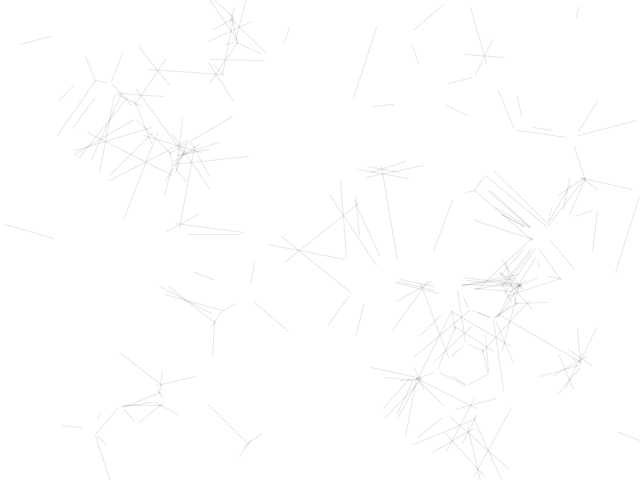
Frame 1 (no input)
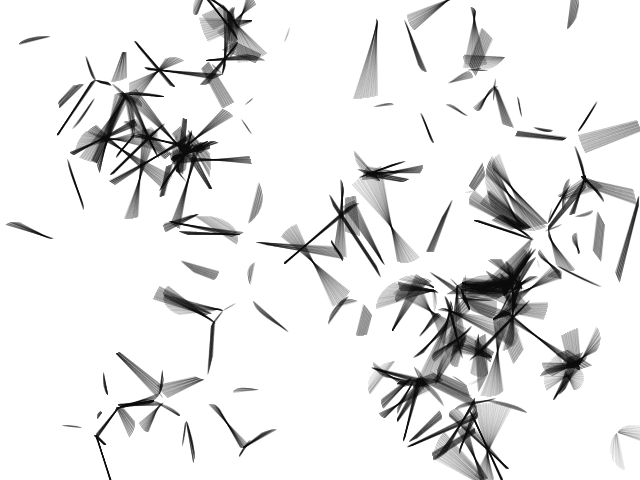
Frame 60 (the mouse pressed at the canvas centre just before this capture)
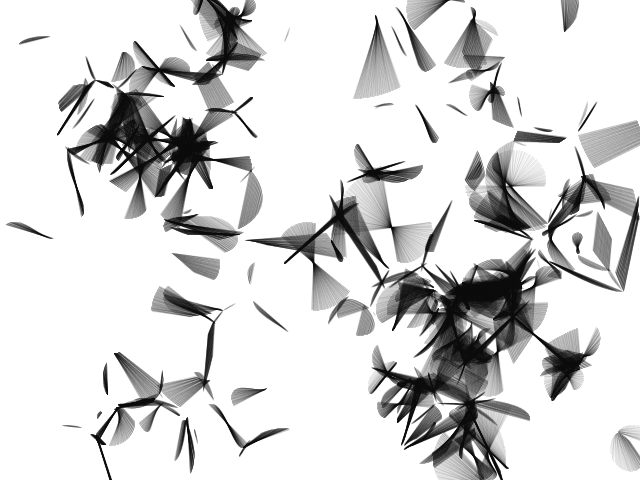
Frame 120 (the mouse held since frame 60 and released just before this capture)

The Processing sketch that drew these frames (run headless with seeded random() and noise(); from frame 60 on, the mouse is pressed at the canvas centre):

// Processing sketch: bit2atom_20201108_Structure3_process_evolution_10
// ── bit2atom_20201108_Structure3_process_evolution_10.pde
/* 
 
   Structure 3 (work in progress) 
   
   A surface filled with one hundred medium to small sized circles. 
   Each circle has a different size and direction, but moves at the same slow rate. 
   Display: 
   A. The instantaneous intersections of the circles 
   B. The aggregate intersections of the circles 
 
   Implemented by Casey Reas <http://groupc.net> 
   Uses circle intersection code from William Ngan <http://metaphorical.net> 
   Processing v.68 <http://processing.org> 
 
*/ 
 
int numCircle = 100; 
Circle[] circles = new Circle[numCircle]; 
 
void setup() 
{ 
  size(640, 480); 
  frameRate(30); 
  for(int i=0; i<numCircle; i++) { 
    circles[i] = new Circle(random(width), (float)height/(float)numCircle * i, 
                            int(random(2, 6))*10, random(-0.25, 0.25), random(-0.25, 0.25), i); 
  } 
  ellipseMode(CENTER); 
  background(255); 
} 
 
 
void draw() 
{ 
  stroke(0, 10); 
  
  for(int i=0; i<numCircle; i++) { 
    circles[i].update(); 
  } 
  for(int i=0; i<numCircle; i++) { 
    circles[i].move(); 
  } 
 
} 
 
 
class Circle { 
 
  float x, y, r, r2, sp, ysp; 
  int id; 
 
  Circle( float px, float py, float pr, float psp, float pysp, int pid ) { 
    x = px; 
    y = py; 
    r = pr; 
    r2 = r*r; 
    id = pid; 
    sp = psp; 
    ysp = pysp; 
  } 
  
  void update() { 
    for(int i=0; i<numCircle; i++) { 
      if(i != id) { 
        intersect( this, circles[i] ); 
      } 
    } 
  } 
  
  void move() { 
    x += sp; 
    y += ysp; 
    if(sp > 0) { 
      if(x > width+r) { 
        x = -r; 
      }   
    } else { 
      if(x < -r) { 
        x = width+r; 
      } 
    } 
    if(ysp > 0) { 
      if(y > height+r) { 
        y = -r; 
      } 
    } else { 
      if(y < -r) { 
        y = height+r; 
      } 
    } 
  } 
} 
 
 
void intersect( Circle cA, Circle cB ) 
{ 
  float dx = cA.x - cB.x; 
  float dy = cA.y - cB.y; 
  float d2 = dx*dx + dy*dy; 
  float d = sqrt( d2 ); 
 
  if ( d>cA.r+cB.r || d<abs(cA.r-cB.r) ) return; // no solution 
 
  float a = (cA.r2 - cB.r2 + d2) / (2*d); 
  float h = sqrt( cA.r2 - a*a ); 
  float x2 = cA.x + a*(cB.x - cA.x)/d; 
  float y2 = cA.y + a*(cB.y - cA.y)/d; 
 
  float paX = x2 + h*(cB.y - cA.y)/d; 
  float paY = y2 - h*(cB.x - cA.x)/d; 
  float pbX = x2 - h*(cB.y - cA.y)/d; 
  float pbY = y2 + h*(cB.x - cA.x)/d; 
 
  stroke(0, 12); 
  line(paX, paY, pbX, pbY); 
}
